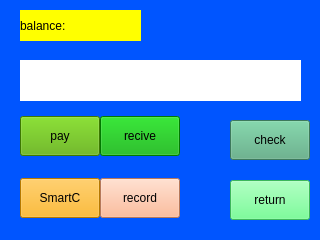
<?xml version="1.0" encoding="UTF-8"?>
<ui version="4.0">
 <class>function</class>
 <widget class="QWidget" name="function">
  <property name="geometry">
   <rect>
    <x>0</x>
    <y>0</y>
    <width>320</width>
    <height>240</height>
   </rect>
  </property>
  <property name="minimumSize">
   <size>
    <width>100</width>
    <height>100</height>
   </size>
  </property>
  <property name="maximumSize">
   <size>
    <width>320</width>
    <height>320</height>
   </size>
  </property>
  <property name="windowTitle">
   <string>Form</string>
  </property>
  <property name="styleSheet">
   <string notr="true">background-color: rgb(0, 85, 255);</string>
  </property>
  <widget class="QLabel" name="label">
   <property name="geometry">
    <rect>
     <x>20</x>
     <y>10</y>
     <width>121</width>
     <height>31</height>
    </rect>
   </property>
   <property name="styleSheet">
    <string notr="true">font: 15pt &quot;华文中宋&quot;;
background-color: rgb(255, 255, 0);</string>
   </property>
   <property name="text">
    <string>balance:</string>
   </property>
  </widget>
  <widget class="QWidget" name="layoutWidget">
   <property name="geometry">
    <rect>
     <x>20</x>
     <y>100</y>
     <width>82</width>
     <height>134</height>
    </rect>
   </property>
   <layout class="QVBoxLayout" name="verticalLayout">
    <item>
     <widget class="QPushButton" name="pushButton_pay">
      <property name="minimumSize">
       <size>
        <width>80</width>
        <height>40</height>
       </size>
      </property>
      <property name="maximumSize">
       <size>
        <width>80</width>
        <height>40</height>
       </size>
      </property>
      <property name="styleSheet">
       <string notr="true">background-color: rgb(85, 170, 0);</string>
      </property>
      <property name="text">
       <string>pay</string>
      </property>
     </widget>
    </item>
    <item>
     <widget class="QPushButton" name="pushButton_contract">
      <property name="minimumSize">
       <size>
        <width>80</width>
        <height>40</height>
       </size>
      </property>
      <property name="maximumSize">
       <size>
        <width>80</width>
        <height>40</height>
       </size>
      </property>
      <property name="styleSheet">
       <string notr="true">background-color: rgb(255, 170, 0);</string>
      </property>
      <property name="text">
       <string>SmartC</string>
      </property>
     </widget>
    </item>
   </layout>
  </widget>
  <widget class="QWidget" name="layoutWidget">
   <property name="geometry">
    <rect>
     <x>100</x>
     <y>100</y>
     <width>82</width>
     <height>134</height>
    </rect>
   </property>
   <layout class="QVBoxLayout" name="verticalLayout_2">
    <item>
     <widget class="QPushButton" name="pushButton_receMoney">
      <property name="minimumSize">
       <size>
        <width>80</width>
        <height>40</height>
       </size>
      </property>
      <property name="maximumSize">
       <size>
        <width>80</width>
        <height>40</height>
       </size>
      </property>
      <property name="styleSheet">
       <string notr="true">background-color: rgb(0, 170, 0);</string>
      </property>
      <property name="text">
       <string>recive</string>
      </property>
     </widget>
    </item>
    <item>
     <widget class="QPushButton" name="pushButton_record">
      <property name="minimumSize">
       <size>
        <width>80</width>
        <height>40</height>
       </size>
      </property>
      <property name="maximumSize">
       <size>
        <width>80</width>
        <height>40</height>
       </size>
      </property>
      <property name="styleSheet">
       <string notr="true">background-color: rgb(255, 170, 127);</string>
      </property>
      <property name="text">
       <string>record</string>
      </property>
     </widget>
    </item>
   </layout>
  </widget>
  <widget class="QLabel" name="label_viewBalance">
   <property name="geometry">
    <rect>
     <x>20</x>
     <y>60</y>
     <width>281</width>
     <height>41</height>
    </rect>
   </property>
   <property name="styleSheet">
    <string notr="true">background-color: rgb(255, 255, 255);</string>
   </property>
   <property name="text">
    <string/>
   </property>
  </widget>
  <widget class="QPushButton" name="pushButton_return">
   <property name="geometry">
    <rect>
     <x>230</x>
     <y>180</y>
     <width>80</width>
     <height>40</height>
    </rect>
   </property>
   <property name="minimumSize">
    <size>
     <width>80</width>
     <height>40</height>
    </size>
   </property>
   <property name="maximumSize">
    <size>
     <width>80</width>
     <height>40</height>
    </size>
   </property>
   <property name="styleSheet">
    <string notr="true">background-color: rgb(85, 255, 127);</string>
   </property>
   <property name="text">
    <string>return</string>
   </property>
  </widget>
  <widget class="QPushButton" name="pushButton_balance">
   <property name="geometry">
    <rect>
     <x>230</x>
     <y>120</y>
     <width>80</width>
     <height>40</height>
    </rect>
   </property>
   <property name="minimumSize">
    <size>
     <width>80</width>
     <height>40</height>
    </size>
   </property>
   <property name="maximumSize">
    <size>
     <width>80</width>
     <height>40</height>
    </size>
   </property>
   <property name="styleSheet">
    <string notr="true">background-color: rgb(85, 170, 127);</string>
   </property>
   <property name="text">
    <string>check</string>
   </property>
  </widget>
 </widget>
 <resources/>
 <connections/>
</ui>
